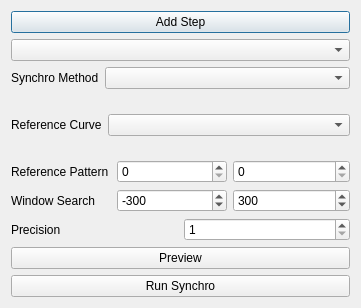
<?xml version="1.0" encoding="UTF-8"?>
<ui version="4.0">
 <class>SynchroDialog</class>
 <widget class="QDialog" name="SynchroDialog">
  <property name="geometry">
   <rect>
    <x>0</x>
    <y>0</y>
    <width>361</width>
    <height>308</height>
   </rect>
  </property>
  <property name="windowTitle">
   <string>Synchronization Window</string>
  </property>
  <layout class="QVBoxLayout" name="verticalLayout">
   <item>
    <widget class="QPushButton" name="addstep">
     <property name="text">
      <string>Add Step</string>
     </property>
    </widget>
   </item>
   <item>
    <widget class="QComboBox" name="stepcombo"/>
   </item>
   <item>
    <layout class="QHBoxLayout" name="horizontalLayout_4">
     <item>
      <layout class="QFormLayout" name="formLayout_2">
       <item row="0" column="0">
        <widget class="QLabel" name="methodlabel">
         <property name="text">
          <string>Synchro Method</string>
         </property>
        </widget>
       </item>
       <item row="0" column="1">
        <widget class="QComboBox" name="methodcombo"/>
       </item>
      </layout>
     </item>
    </layout>
   </item>
   <item>
    <layout class="QHBoxLayout" name="horizontalLayout">
     <item>
      <layout class="QFormLayout" name="formLayout">
       <item row="0" column="0">
        <widget class="QLabel" name="reflabel">
         <property name="text">
          <string>Reference Curve</string>
         </property>
        </widget>
       </item>
       <item row="0" column="1">
        <widget class="QComboBox" name="refcombo"/>
       </item>
      </layout>
     </item>
    </layout>
   </item>
   <item>
    <layout class="QHBoxLayout" name="horizontalLayout_2">
     <item>
      <widget class="QLabel" name="refpattern">
       <property name="text">
        <string>Reference Pattern</string>
       </property>
      </widget>
     </item>
     <item>
      <widget class="QSpinBox" name="leftpattern">
       <property name="minimumSize">
        <size>
         <width>110</width>
         <height>0</height>
        </size>
       </property>
       <property name="maximum">
        <number>10000000</number>
       </property>
      </widget>
     </item>
     <item>
      <widget class="QSpinBox" name="rightpattern">
       <property name="minimumSize">
        <size>
         <width>117</width>
         <height>0</height>
        </size>
       </property>
       <property name="maximum">
        <number>10000000</number>
       </property>
      </widget>
     </item>
    </layout>
   </item>
   <item>
    <layout class="QHBoxLayout" name="horizontalLayout_3">
     <item>
      <widget class="QLabel" name="winsearchlabel">
       <property name="text">
        <string>Window Search</string>
       </property>
      </widget>
     </item>
     <item>
      <widget class="QSpinBox" name="leftwindow">
       <property name="minimumSize">
        <size>
         <width>110</width>
         <height>0</height>
        </size>
       </property>
       <property name="minimum">
        <number>-10000000</number>
       </property>
       <property name="maximum">
        <number>0</number>
       </property>
       <property name="value">
        <number>-300</number>
       </property>
      </widget>
     </item>
     <item>
      <widget class="QSpinBox" name="rightwindow">
       <property name="minimumSize">
        <size>
         <width>117</width>
         <height>0</height>
        </size>
       </property>
       <property name="minimum">
        <number>0</number>
       </property>
       <property name="maximum">
        <number>10000000</number>
       </property>
       <property name="value">
        <number>300</number>
       </property>
      </widget>
     </item>
    </layout>
   </item>
   <item>
    <layout class="QHBoxLayout" name="horizontalLayout_5">
     <item>
      <widget class="QLabel" name="precisionlabel">
       <property name="text">
        <string>Precision</string>
       </property>
      </widget>
     </item>
     <item>
      <widget class="QSpinBox" name="precision">
       <property name="minimum">
        <number>1</number>
       </property>
       <property name="maximum">
        <number>10000</number>
       </property>
       <property name="value">
        <number>1</number>
       </property>
      </widget>
     </item>
    </layout>
   </item>
   <item>
    <widget class="QPushButton" name="runpreview">
     <property name="text">
      <string>Preview</string>
     </property>
    </widget>
   </item>
   <item>
    <widget class="QPushButton" name="runsynchro">
     <property name="text">
      <string>Run Synchro</string>
     </property>
    </widget>
   </item>
  </layout>
 </widget>
 <resources/>
 <connections/>
</ui>
